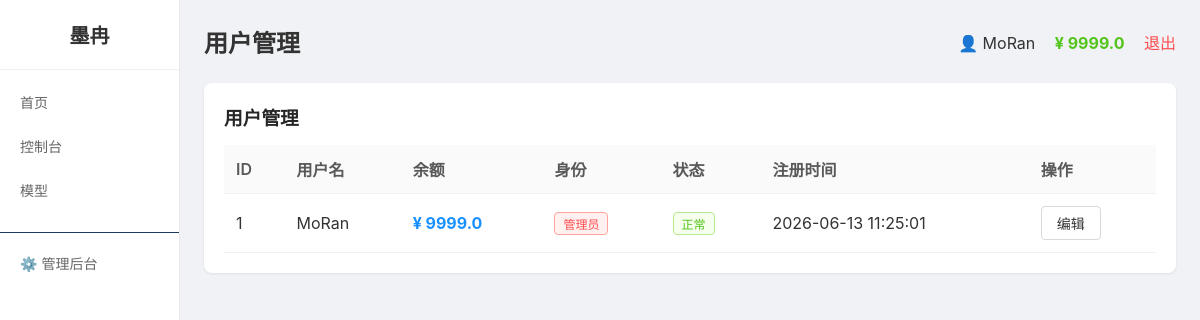
Page /admin/users (signed in) on the committed database.
### tables this page shows
CREATE TABLE users
                 (id INTEGER PRIMARY KEY AUTOINCREMENT,
                  username TEXT UNIQUE NOT NULL,
                  password TEXT NOT NULL,
                  balance REAL DEFAULT 0,
                  is_admin INTEGER DEFAULT 0,
                  status INTEGER DEFAULT 1,
                  created_at TEXT);

### app.py (the view)
@app.route('/admin/users')
@login_required
@admin_required
def admin_users():
    user = get_user()
    conn = get_db()
    if USE_POSTGRES:
        users = fetch_all(conn, "SELECT * FROM users ORDER BY id DESC")
    else:
        users = fetch_all(conn, "SELECT * FROM users ORDER BY id DESC")
    conn.close()
    return render_template('admin_users.html',
                           page_title='用户管理',
                           user=user,
                           menu_items=MENU_ITEMS,
                           active_menu='admin',
                           users=users)

### app.py (called while the page is built)
def get_db():
    if USE_POSTGRES:
        if not PSYCOPG2_AVAILABLE:
            raise RuntimeError("PostgreSQL 数据库需要 psycopg2 库，请安装: pip install psycopg2-binary")
        conn = psycopg2.connect(DATABASE_URL)
        conn.autocommit = False
        return conn
    else:
        import sqlite3
        db_path = os.environ.get('DATABASE_PATH', os.path.join(os.path.dirname(os.path.abspath(__file__)), 'platform.db'))
        conn = sqlite3.connect(db_path)
        conn.row_factory = sqlite3.Row
        return conn

def get_user():
    if 'user_id' not in session:
        return None
    conn = get_db()
    if USE_POSTGRES:
        cursor = conn.cursor(cursor_factory=RealDictCursor)
        cursor.execute("SELECT * FROM users WHERE id = %s", (session['user_id'],))
        user = cursor.fetchone()
        cursor.close()
    else:
        cursor = conn.cursor()
        cursor.execute("SELECT * FROM users WHERE id = ?", (session['user_id'],))
        row = cursor.fetchone()
        cursor.close()
        if row:
            columns = [desc[0] for desc in cursor.description]
            user = dict(zip(columns, row))
        else:
            user = None
    conn.close()
    return user

def login_required(f):
    @wraps(f)
    def decorated_function(*args, **kwargs):
        if 'user_id' not in session:
            return redirect('/login')
        return f(*args, **kwargs)
    return decorated_function

def admin_required(f):
    @wraps(f)
    def decorated_function(*args, **kwargs):
        if session.get('is_admin', 0) != 1:
            abort(403)
        return f(*args, **kwargs)
    return decorated_function

def fetch_all(conn, query, params=None):
    if USE_POSTGRES:
        cursor = conn.cursor(cursor_factory=RealDictCursor)
        cursor.execute(query, params or ())
        results = cursor.fetchall()
        cursor.close()
        return results
    else:
        cursor = conn.cursor()
        cursor.execute(query, params or ())
        rows = cursor.fetchall()
        columns = [desc[0] for desc in cursor.description]
        results = [dict(zip(columns, row)) for row in rows]
        cursor.close()
        return results

### templates/admin_users.html (shortened to what this page needs)
{% extends "base.html" %}
{% block content %}
<div class="card">
    <h3>用户管理</h3>
    <table>
        <tr><th>ID</th><th>用户名</th><th>余额</th><th>身份</th><th>状态</th><th>注册时间</th><th>操作</th></tr>
        {% for u in users %}
        <tr>
            <td>{{ u.id }}</td>
            <td>{{ u.username }}</td>
            <td style="color:#1890ff;font-weight:bold">¥ {{ u.balance|round(2) }}</td>
            <td>{% if u.is_admin %}<span class="tag tag-red">管理员</span>{% else %}普通用户{% endif %}</td>
            <td>{% if u.status %}<span class="tag tag-green">正常</span>{% else %}<span class="tag tag-red">禁用</span>{% endif %}</td>
            <td>{{ u.created_at }}</td>
            <td><a href="/admin/user/edit/{{ u.id }}" class="btn btn-default">编辑</a></td>
        </tr>
        {% endfor %}
    </table>
</div>
{% endblock %}

### templates/base.html (shortened to what this page needs)
<!DOCTYPE html>
<html>
<head>
</head>
<body>
    <div class="layout">
        <div class="sidebar">
            <h2>墨冉</h2>
            {% for key, name, url in menu_items %}
                <a href="{{ url }}" class="menu-item {{ 'active' if active_menu == key else '' }}">{{ name }}</a>
            {% endfor %}
            {% if user and user.is_admin %}
                <a href="/admin" class="menu-item" style="margin-top:20px;border-top:1px solid #1f3a5f;padding-top:20px">⚙️ 管理后台</a>
            {% endif %}
        </div>
        <div class="main">
            <div class="header">
                <h2>{{ page_title }}</h2>
                <div>
                    <span>👤 {{ user.username if user else '未登录' }}</span>
                <span style="margin-left:15px;color:#52c41a;font-weight:bold">¥ {{ (user.balance|round(2)) if user else 0 }}</span>
                    <a href="/logout" class="logout">退出</a>
                </div>
            </div>
            {% block content %}{% endblock %}
        </div>
    </div>
</body>
</html>

### templates/base.html (style rules this page uses)
* { margin:0;padding:0;box-sizing:border-box }
body { font-family:-apple-system,BlinkMacSystemFont,'Segoe UI',Roboto,sans-serif;background:#f0f2f5;min-height:100vh;color:#333 }
.layout { display:flex;min-height:100vh }
.sidebar { width:180px;background:#ffffff;border-right:1px solid #e8e8e8;padding:20px 0;flex-shrink:0 }
.sidebar h2 { text-align:center;padding:0 20px 20px;border-bottom:1px solid #f0f0f0;margin-bottom:10px;color:#333;font-size:20px }
.menu-item { display:block;padding:12px 20px;color:#666;text-decoration:none;transition:all 0.2s;font-size:14px }
.main { flex:1;padding:24px;overflow-y:auto }
.header { display:flex;justify-content:space-between;align-items:center;margin-bottom:24px }
.card { background:white;border-radius:8px;padding:20px;box-shadow:0 1px 3px rgba(0,0,0,0.08);margin-bottom:20px }
.card h3 { margin-bottom:15px;color:#262626 }
table { width:100%;border-collapse:collapse }
th,td { padding:12px;text-align:left;border-bottom:1px solid #f0f0f0 }
th { background:#fafafa;font-weight:600;color:#595959 }
.btn { padding:6px 15px;border-radius:4px;border:none;cursor:pointer;font-size:14px;display:inline-block;text-decoration:none }
.btn-default { background:#fff;border:1px solid #d9d9d9;color:#333 }
.tag { display:inline-block;padding:2px 8px;border-radius:4px;font-size:12px }
.tag-green { background:#f6ffed;color:#52c41a;border:1px solid #b7eb8f }
.tag-red { background:#fff1f0;color:#ff4d4f;border:1px solid #ffa39e }
.logout { color:#ff4d4f;text-decoration:none;margin-left:15px }

### rows in the picture
users: username "MoRan", balance "9999.0", id "1", is_admin "管理员", status "正常", created_at "2026-06-13 11:25:01"

### other values in the picture
{{ name }} "首页" "控制台" "模型"
{{ page_title }} "用户管理"
